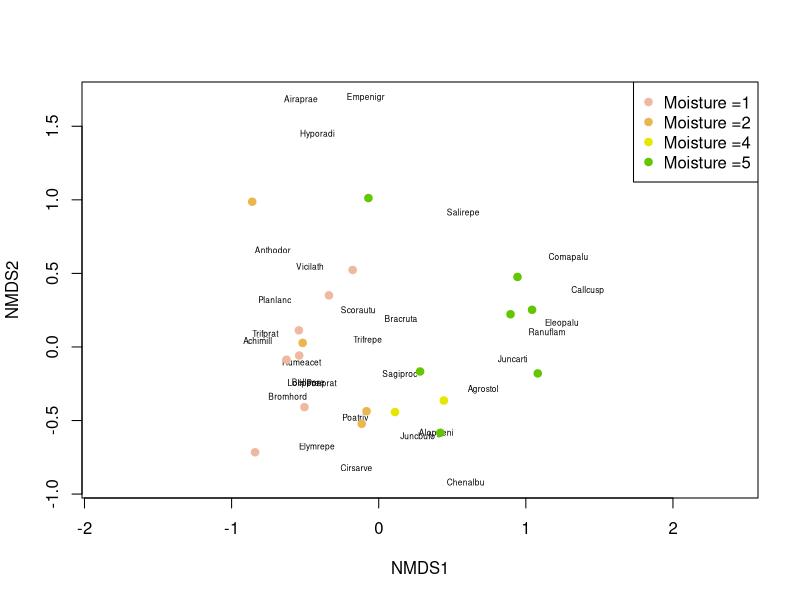
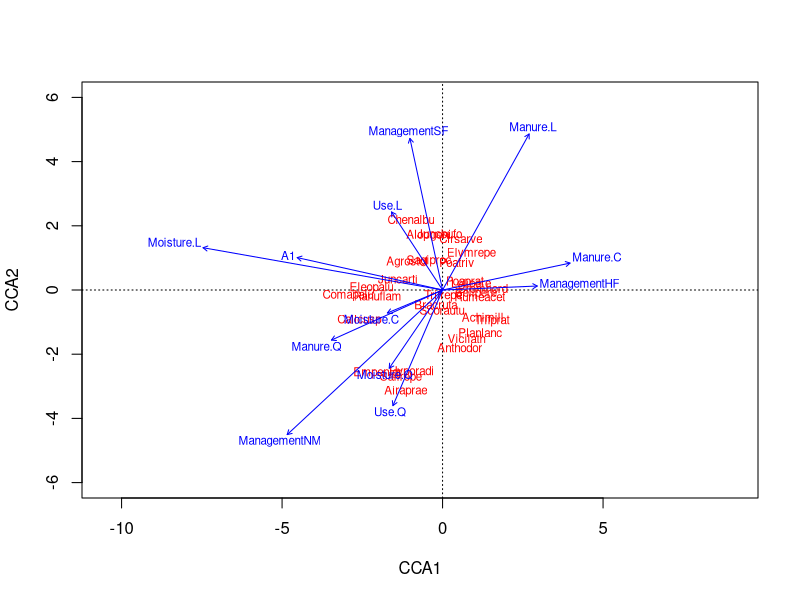
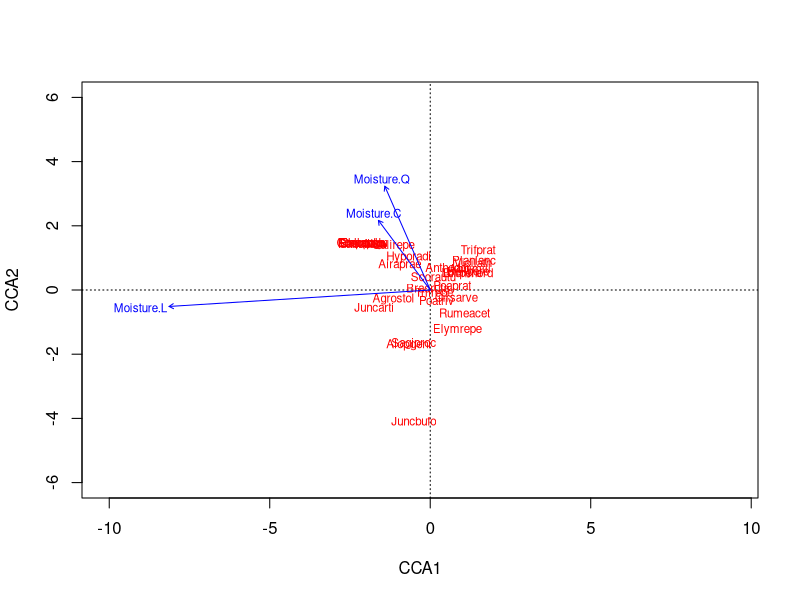

The R source for these figures, in order:
## ---- chunk 1
library(vegan)
data(dune)
data(dune.env)
?dune
## ---- chunk 2
#Create community matrix
#Already done

#NMDS analysis
dune_mds = metaMDS(dune)

plot(dune_mds, type='n')
text(dune_mds, 'sp', cex=.5)
# generate vector of colors 
color_vect = rev(terrain.colors(6))[-1]
points(dune_mds, 'sites', pch=19, 
  col=color_vect[dune.env$Moisture])
legend('topright', paste("Moisture =", c(1,2,4,5), sep=''), 
  col=color_vect, pch=19)

#repeat plot for other environmental variables by changing the argument to the color vector...

## ---- chunk 3
dune_cca = cca(dune ~ ., data = dune.env)
dune_cca

#plot on all environmental variables
plot(dune_cca, ylim=c(-6, 6), display=c('sp','bp'), scaling=1)

## ---- chunk 4
#Step to produce model
mod0 = cca(dune ~ 1, data = dune.env)
mod = step(mod0, scope = formula(dune_cca), test="perm", perm.max=100)
plot(mod, ylim=c(-6, 6), display=c('sp','bp'), scaling=1)

#Get details on model
mod
